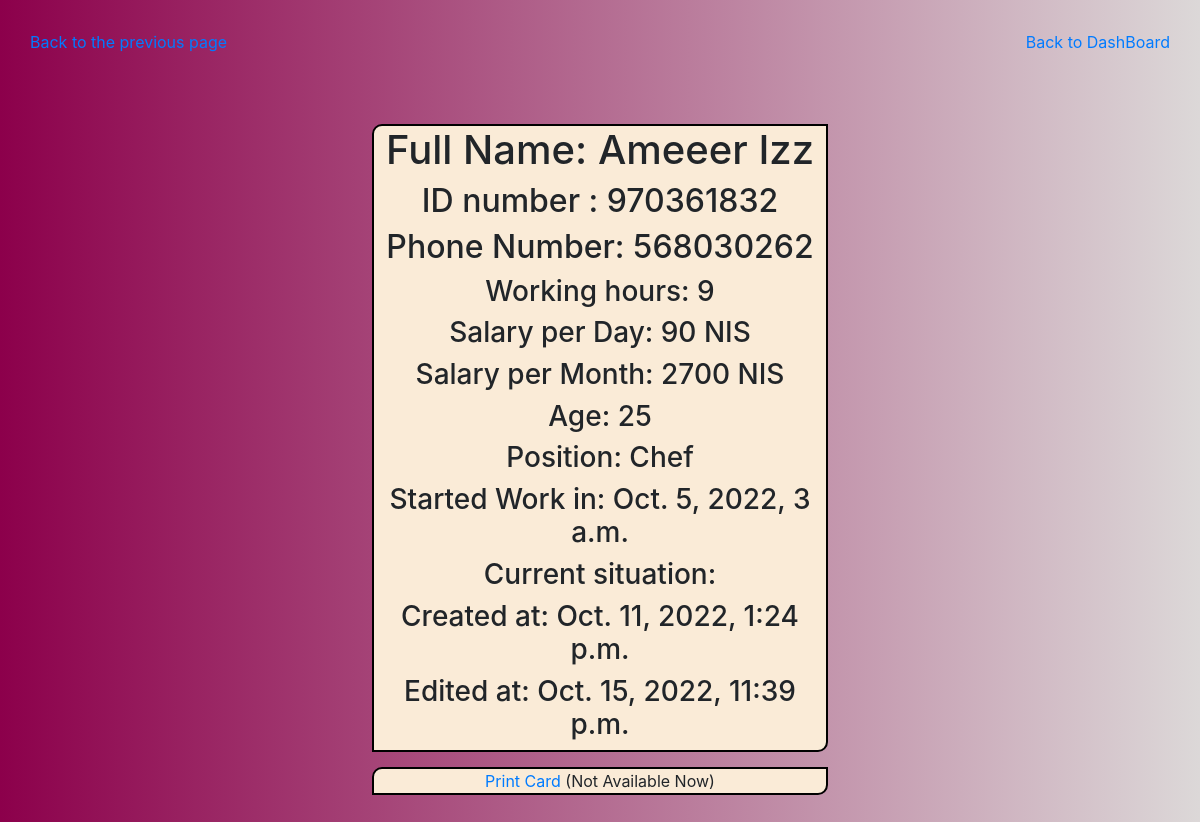
The app's page /showEmployee/5 with its own data.
### vintage_app/models.py (models this page shows, shortened)
class SoftDeleteModel(models.Model):
    is_deleted = models.BooleanField(default=False)
    class Meta:
        abstract = True

class Employee(SoftDeleteModel):
    first_name = models.CharField(max_length = 255)
    last_name = models.CharField(max_length = 255)
    id_number = models.IntegerField()
    phone_number = models.IntegerField()
    working_hours = models.IntegerField()
    salary = models.IntegerField()
    age = models.IntegerField()
    position = models.CharField(max_length = 255)
    started_date = models.DateTimeField()
    created_at = models.DateTimeField(auto_now_add = True)
    updated_at = models.DateTimeField(auto_now = True)
    objects = EmployeeManager()

### vintage_app/views.py (the view)
# urls.py: path('showEmployee/<int:id>', views.showEmployee),
def showEmployee(request,id):
    emp= Employee.objects.get(id=id)
    context={
        'emp': Employee.objects.get(id=id),
        'empm': emp.salary*30
    }
    return render(request,"showDetailsEmployee.html",context)

### vintage_app/templates/showDetailsEmployee.html (shortened to what this page needs)
<!DOCTYPE html>
<html lang="en">
<head>
    <link rel="stylesheet" href="https://stackpath.bootstrapcdn.com/bootstrap/4.5.2/css/bootstrap.min.css">
</head>
<body>
    <div class="head">
    <a href="/showallEmployees"> Back to the previous page </a>
    <a href="/adminDashboard"> Back to DashBoard </a>
</div>
    <div id="div1">
    <h1> Full Name: {{emp.first_name}} {{emp.last_name}}</h1>
    <h2> ID number : {{emp.id_number}}</h2>
    <h2> Phone Number: {{ emp.phone_number }}</h2>
    <h3> Working hours: {{emp.working_hours}} </h3>
    <h3> Salary per Day: {{emp.salary}} NIS</h3>
    <h3> Salary per Month: {{empm}} NIS </h3>
    <h3> Age: {{emp.age}} </h3>
    <h3> Position: {{emp.position}}</h3>
    <h3> Started Work in: {{emp.started_date}} </h3>
    <h3> Current situation: {{emp.current_situation}}</h3>
    <h3> Created at: {{emp.created_at}} </h3>
    <h3> Edited at: {{emp.updated_at}} </h3>
</div>
<div id="div">
<a href="#">Print Card</a> (Not Available Now)
</div>
</body>
</html>

### vintage_app/templates/showDetailsEmployee.html (style rules this page uses)
body { background-image: linear-gradient(to right, #8c004b, #dcd8d8); padding: 30px; }
#div1 { width: 40%; background-color: antiquewhite; margin: 0 auto; margin-top: 70px; text-align: center; border: 2px solid black; border-radius: 10px 0px 10px 0px; }
#div { margin: 0 auto; margin-top: 15px; width: 40%; background-color: antiquewhite; text-align: center; border: 2px solid black; border-radius: 10px 0px 10px 0px; }
.head { display: flex; justify-content: space-between; }

### records on screen
Employee: first_name "Ameeer", last_name "Izz", id_number "970361832", phone_number "568030262", working_hours "9", salary "90", age "25", position "Chef", started_date "Oct. 5, 2022, 3 a.m.", created_at "Oct. 11, 2022, 1:24 p.m.", updated_at "Oct. 15, 2022, 11:39 p.m."

### other values on screen
{{ empm }} "2700"
